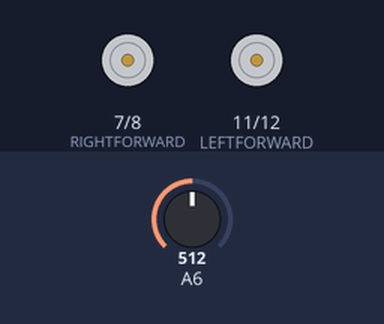
Recording of a sketch running on a simulated Arduino Nano, built with avr-gcc and run on an emulated ATmega328P. On the bench: motor-driver pin pairs drawn as motors (green arrow = first pin HIGH = forward, orange = second pin HIGH = backward, longer = more drive, scaled by the enable pin). Inputs (shaded band) come from the test bench; at power-on: A6 = 512. At 16.8 s the program stops and its outputs stay as they are.

Above: at 5.21 s.
At 15.1 s:
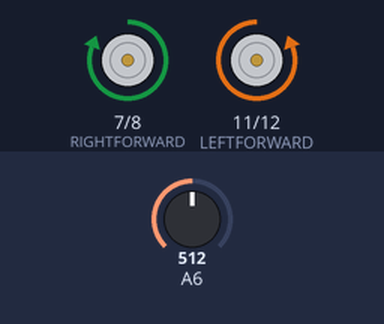
Timing chart, 0 to 18.3 s (numbered marks = the images above):
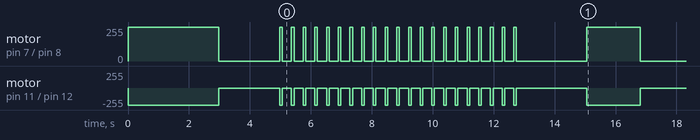

The sketch:

test_13.ino
```cpp
const int LEFT_ENABLE = 10; // Pin numbers on Rover
const int RIGHT_ENABLE= 9;

const int LEFTFORWARD = 11;
const int RIGHTFORWARD = 7;

const int RIGHTREVERSE= 8;
const int LEFTREVERSE= 12;

const int LEFT_FEEDBACK = 3; // Pin numbers on Rover
const int RIGHT_FEEDBACK = 2;

volatile int leftcounter = 0; // initiate counter to zero for start
volatile int rightcounter = 0; // counter could always be reset

int Speed_left =95;
int Speed_right =100;

const int MID_LDR = A6 ;
const int LEFT_LDR = A7;
const int RIGHT_LDR = A2;

const int x = 20 ;
int counter = 0;

long int LowestLightLevel = 10000000;
 int LightPos = 0 ;

int CurrentLightLevel = 0 ;
int HighestLight = 0 ;


void setup(){
  pinMode(RIGHTFORWARD, OUTPUT);
  pinMode(RIGHTREVERSE, OUTPUT);
  pinMode(RIGHT_ENABLE, OUTPUT);
  pinMode(LEFT_ENABLE, OUTPUT);
  pinMode(LEFTFORWARD, OUTPUT);
  pinMode(LEFTREVERSE, OUTPUT );
 // attachInterrupt(digitalPinToInterrupt(LEFT_FEEDBACK),LeftMotorISR,RISING);
 // attachInterrupt(digitalPinToInterrupt(RIGHT_FEEDBACK),RightMotorISR,RISING);
Serial.begin(115200); // Open serial monitor at 115200 baud to see ping results.

leftturn360();
stopRover();
delay(2000);
}

void loop() {
  for (int i = 0; i <= x; i++){
    leftturn10();
    stopRover();
    delay(300);
    counter = counter +1 ;
    CurrentLightLevel = analogRead(A6);

    if (CurrentLightLevel < LowestLightLevel); {
      HighestLight = LowestLightLevel;
      LightPos = counter -1;
    }

  }
  delay(2000);
  for(int y = 0; y <= LightPos; y++){
    leftturn10();


  }
  stopRover();
  exit(0);
}
```

functions.ino
```cpp
void stopRover(){
    digitalWrite(RIGHTFORWARD, LOW);
  digitalWrite(RIGHTREVERSE, LOW);
  digitalWrite(RIGHT_ENABLE, LOW);
  digitalWrite(LEFT_ENABLE, LOW);
    digitalWrite(LEFTFORWARD, LOW);
  digitalWrite(LEFTREVERSE, LOW);
}
void startRover(){
    digitalWrite(RIGHTFORWARD, HIGH);
  digitalWrite(RIGHTREVERSE, LOW);
   analogWrite(RIGHT_ENABLE,200);
  analogWrite(LEFT_ENABLE, 200);
  digitalWrite(LEFTFORWARD, HIGH);
  digitalWrite(LEFTREVERSE, LOW);
}

void reverseRover(){
    digitalWrite(RIGHTFORWARD, LOW);
  digitalWrite(RIGHTREVERSE, HIGH);
  digitalWrite(RIGHT_ENABLE, HIGH);
  digitalWrite(LEFT_ENABLE, HIGH);
    digitalWrite(LEFTFORWARD, LOW);
  digitalWrite(LEFTREVERSE, HIGH);
}
void leftRover(){
    digitalWrite(RIGHTFORWARD,HIGH);
  digitalWrite(RIGHTREVERSE,LOW);
  analogWrite(RIGHT_ENABLE, 255);
  analogWrite(LEFT_ENABLE, 80);
    digitalWrite(LEFTFORWARD, HIGH);
  digitalWrite(LEFTREVERSE, LOW);


}
void rightRover(){
    digitalWrite(RIGHTFORWARD,HIGH);
  digitalWrite(RIGHTREVERSE,LOW);
  analogWrite(RIGHT_ENABLE, 80);
  analogWrite(LEFT_ENABLE, 255);
    digitalWrite(LEFTFORWARD, HIGH);
  digitalWrite(LEFTREVERSE, LOW);
}
void leftturn10(){
    digitalWrite(RIGHTFORWARD,HIGH);
  digitalWrite(RIGHTREVERSE,LOW);
  digitalWrite(RIGHT_ENABLE, HIGH);
  digitalWrite(LEFT_ENABLE, HIGH);
    digitalWrite(LEFTFORWARD, LOW);
  digitalWrite(LEFTREVERSE, HIGH);
  delay(84);
}
void rightturn90(){
    digitalWrite(RIGHTFORWARD,LOW);
  digitalWrite(RIGHTREVERSE,HIGH);
  digitalWrite(RIGHT_ENABLE, HIGH);
  digitalWrite(LEFT_ENABLE, HIGH);
    digitalWrite(LEFTFORWARD, HIGH);
  digitalWrite(LEFTREVERSE, LOW);
  delay(760);
}
void leftturn180(){
    digitalWrite(RIGHTFORWARD,HIGH);
  digitalWrite(RIGHTREVERSE,LOW);
  analogWrite(RIGHT_ENABLE, 127);
  analogWrite(LEFT_ENABLE, 127);
  digitalWrite(LEFTFORWARD, LOW);
  digitalWrite(LEFTREVERSE, HIGH);
  delay(3040);
}
void leftturn45(){
    digitalWrite(RIGHTFORWARD,HIGH);
  digitalWrite(RIGHTREVERSE,LOW);
  digitalWrite(RIGHT_ENABLE, HIGH);
  digitalWrite(LEFT_ENABLE, HIGH);
    digitalWrite(LEFTFORWARD, LOW);
  digitalWrite(LEFTREVERSE, HIGH);
  delay(380);
}
void rightturn360(){
    digitalWrite(RIGHTFORWARD,LOW);
  digitalWrite(RIGHTREVERSE,HIGH);
  digitalWrite(RIGHT_ENABLE, HIGH);
  digitalWrite(LEFT_ENABLE, HIGH);
    digitalWrite(LEFTFORWARD, HIGH);
  digitalWrite(LEFTREVERSE, LOW);
  delay(3040);
  stopRover();
}


void leftturn360(){
    digitalWrite(RIGHTFORWARD,HIGH);
  digitalWrite(RIGHTREVERSE,LOW);
  digitalWrite(RIGHT_ENABLE, HIGH);
  digitalWrite(LEFT_ENABLE, HIGH);
    digitalWrite(LEFTFORWARD, LOW);
  digitalWrite(LEFTREVERSE, HIGH);
  delay(2980);
}
```

Measured:
- by itself, motor on pin 7 (RIGHTFORWARD) / pin 8 (RIGHTREVERSE): goes forward 255/255 3.0 s, stopped 2.0 s, 20 × (forward 255/255 0.08 s, stopped 0.30 s), forward 255/255 0.08 s, stopped 2.3 s, forward 255/255 1.8 s, then stopped
- by itself, motor on pin 11 (LEFTFORWARD) / pin 12 (LEFTREVERSE): goes backward 255/255 3.0 s, stopped 2.0 s, 20 × (backward 255/255 0.08 s, stopped 0.30 s), backward 255/255 0.08 s, stopped 2.3 s, backward 255/255 1.8 s, then stopped
